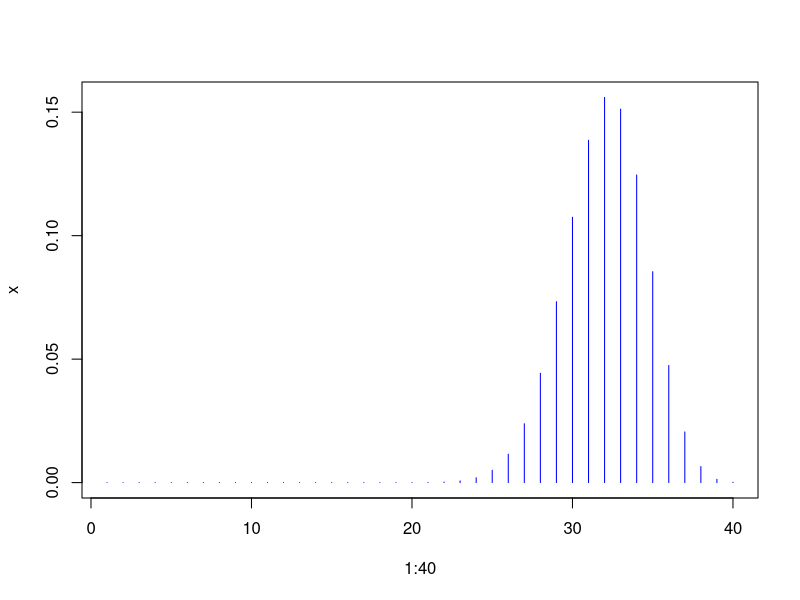
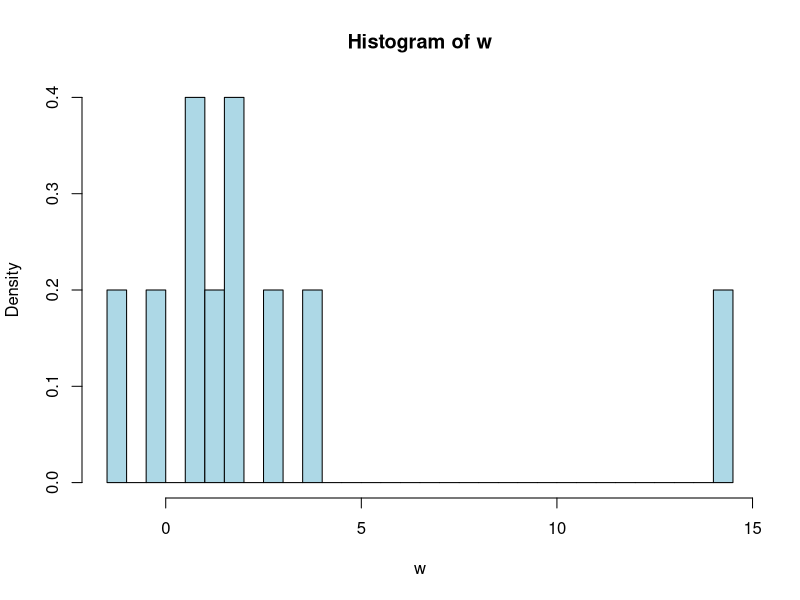

The R script that drew these images, in order: (Note: this script raises an error after producing the figures.)
## Bai 1:
## - - - - - - - - - -- - - - - - - - - - - - - - - - - - - - - -- - - - - - - - -

# 1.1
x <- 1:40
n <- 40
p <- 0.8

# Phan phoi xac suat cua X la phan phoi Bernoulli vi cac cam bien deu hoat dong 
# doc lap va xac suat kich hoat bao dong cua moi cam bien la 80%
px <- dbinom(x, size = n, prob = p)
px

# 1.2
?rbinom
# x <- seq(-5, 5, by=0.1)
x <- dbinom(1:40, 40, 0.8)
x
plot(1:40, x, col='blue', type='h')

# 1.3
## Cach 1
prop <- pbinom(30, 40, 0.8) - pbinom(5, 40, 0.8)
prop

## Cach 2


# 1.4
m.vec <- c(10,50,100,500,1000,5000,100000,1000000,2000000)
m.vec

# SampleMean.vec <- 

## Bai 2:
## - - - - - - - - - -- - - - - - - - - - - - - - - - - - - - - -- - - - - - - - -
for (i in c(10, 100, 1000)) {
  n <- i
  # n <- 1000
  x <- rnorm(n, mean=0, sd=1)
  y <- rchisq(n, df=1)
  w = x / sqrt(y / n)
  hist(w, freq=0, breaks=40, col="lightblue")
  curve(dt(w, df=n-1), col="red", lwd=2, add=TRUE)
}

for (i in 10^(seq(1, 5, by=1))) {
  curve(dt(i, ))
}


## Bai 3:
## - - - - - - - - - -- - - - - - - - - - - - - - - - - - - - - -- - - - - - - - -
lambda <- 25
x <- rpois(lambda)

?dpois


## Bai 4:
## - - - - - - - - - -- - - - - - - - - - - - - - - - - - - - - -- - - - - - - - -
#4.1
x <- rchisq(15, 14)
find.Interval <- function(p) {
  a <- qchisq((1-p)/2, df=14)
  b <- qchisq((1+p)/2, df=14)  
  ?qchisq
  interval.p <- c(a, b)
  return(interval.p)
}
a <- find.Interval(0.75)[1]
a

b <- find.Interval(0.75)[2]
b
#4.2
m.vec <- 10^(seq(1, 5, by=1))
m.vec
p.hat.vec <- rep(1, length(m.vec))

test <- function(n) {
  answer <- 0
  if ((a <= sample[i]) && (sample[i] <= b)) answer <- 1
  return(answer)
}

for (i in 1:length(m.vec)) {
  p.hat.vec[i] <- m.vec[i]
  p.hat <- test(m.vec[i])
  p.hat.vec[i] <- p.hat
}
